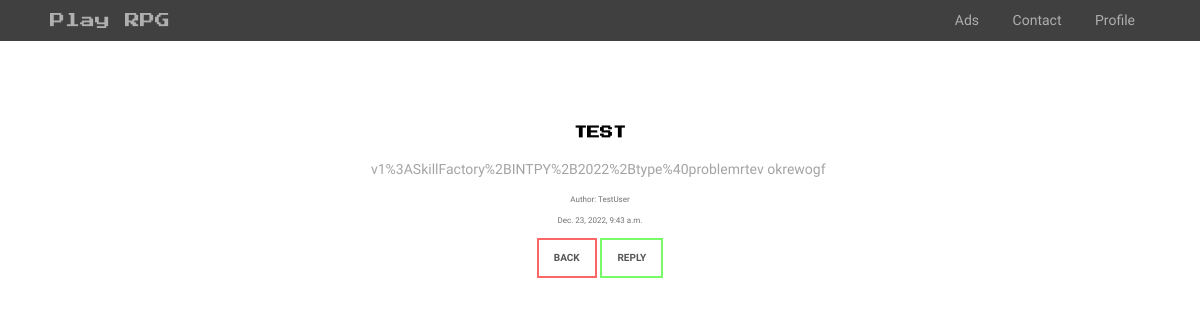
The app's page /ads/1 with its own data.
### ads/models.py (models this page shows, shortened)
class Ads(models.Model):
    author = models.ForeignKey(User, on_delete=models.CASCADE)
    time_create = models.DateTimeField(auto_now_add=True)
    category = models.CharField(max_length=2, choices=Category.choices, null=False)
    tittle = models.CharField(max_length=40)
    content = RichTextUploadingField()
    def get_absolute_url(self):
        return f'{self.id}'

### ads/views.py (the view)
# urls.py: path('<int:pk>', AdsDetail.as_view(), name='ad'),
class AdsDetail(DetailView):
    model = Ads
    template_name = 'ad.html'
    context_object_name = 'ad'

### templates/ad.html (shortened to what this page needs)
{% extends 'flatpages/default.html' %}
{% block content %}
    <div class="wrapper">
        <div class="title">{{ ad.tittle }}</div>
        <div class="content">{{ ad.content|safe }}</div>
        <div class="detail">
            <p>Author: {{ ad.author }}</p>
            <p>{{ ad.time_create }}</p>
        </div>
        <a href="/ads/" class="btn__delete">Back</a>
        <a href='/ads/{{ ad.get_absolute_url }}/reply' class="btn__aprove">Reply</a>
    </div>
{% endblock content %}

### static/css/default.css (style rules this page uses)
body { margin: 0; background: url("../img/background.png") center; font-size: 15px; line-height: 1.6; color: rgba(10, 10, 10, 0.58); font-family: 'Unbounded', cursive; }
*, *:before, *:after { -webkit-box-sizing: border-box; box-sizing: border-box; }
.title { font-family: 'Press Start 2P', cursive; font-size: 13px; font-weight: 700; color: black; margin: 0 40px; text-align: center; }
.wrapper { width: 700px; padding: 2rem 0 1rem 0; margin: 40px auto; background: rgba(255, 255, 255, 0.58); border: 40px; text-align: center; }
.content { font-size: 14px; margin: 10px auto; text-align: center; color: rgba(0,0,0,0.36); }
.detail { font-size: 8px; margin: 10px auto; text-align: center; }
.btn__delete { display: inline-block; vertical-align: top; padding: 10px 15px; border: 2px solid rgba(248, 2, 2, 0.6); color: rgba(10, 10, 10, 0.69); text-transform: uppercase; font-size: 10px; font-weight: 700; text-decoration: none; }
.btn__aprove { display: inline-block; vertical-align: top; padding: 10px 15px; border: 2px solid rgba(29, 248, 4, 0.6); color: rgba(10, 10, 10, 0.69); text-transform: uppercase; font-size: 10px; font-weight: 700; text-decoration: none; }

### records on screen
Ads: tittle "TEST", content "v1%3ASkillFactory%2BINTPY%2B2022%2Btype%40problemrtev okrewogf", author "TestUser", time_create "Dec. 23, 2022, 9:43 a.m."
